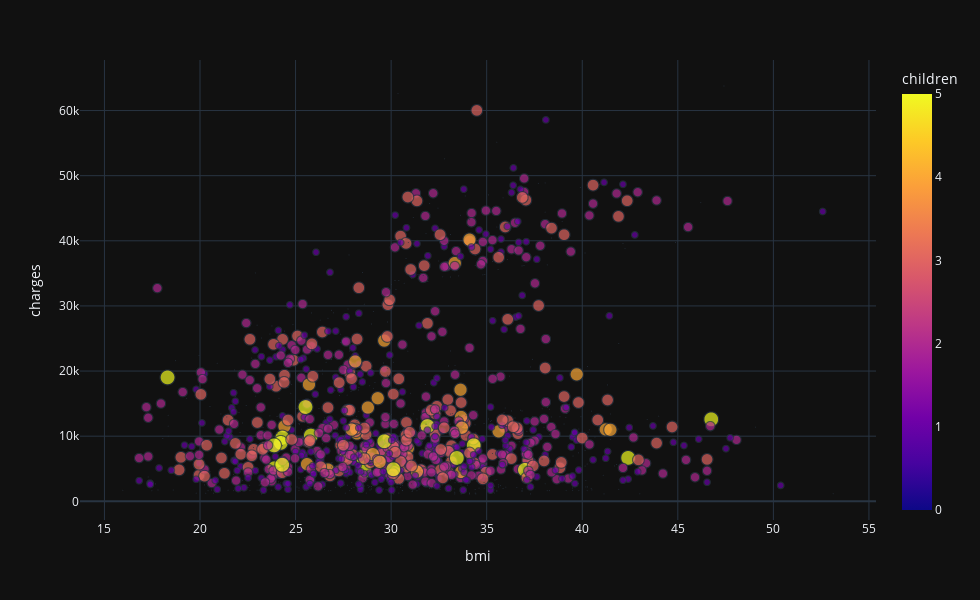

Notebook code cell kept with this figure:
### Code cell
fig = px.scatter(data,
                 x='bmi',y='charges',size='children',color='children',hover_name='region', size_max=15,template = 'plotly_dark')
fig.update_layout(autosize=False,width=980,height=600,)
fig.show()

### Figure 1 — Plotly figure (JSON) as saved in the notebook; plotly's stock layout.template omitted (floating-point values rounded to 4 significant figures; data arrays with more than 128 entries replaced by an {"elided": "..."} marker saying what was removed)
{"data": [{"hovertemplate": "<b>%{hovertext}</b><br><br>bmi=%{x}<br>charges=%{y}<br>children=%{marker.color}<extra></extra>", "hovertext": {"elided": "1338 str values"}, "legendgroup": "", "marker": {"color": {"elided": "1338 int values"}, "coloraxis": "coloraxis", "size": {"elided": "1338 int values"}, "sizemode": "area", "sizeref": 0.02222, "symbol": "circle"}, "mode": "markers", "name": "", "showlegend": false, "type": "scattergl", "x": {"elided": "1338 float values"}, "xaxis": "x", "y": {"elided": "1338 float values"}, "yaxis": "y"}], "layout": {"autosize": false, "coloraxis": {"colorbar": {"title": {"text": "children"}}, "colorscale": [[0, "#0d0887"], [0.1111, "#46039f"], [0.2222, "#7201a8"], [0.3333, "#9c179e"], [0.4444, "#bd3786"], [0.5556, "#d8576b"], [0.6667, "#ed7953"], [0.7778, "#fb9f3a"], [0.8889, "#fdca26"], [1, "#f0f921"]]}, "height": 600, "legend": {"itemsizing": "constant", "tracegroupgap": 0}, "margin": {"t": 60}, "width": 980, "xaxis": {"anchor": "y", "domain": [0, 1], "title": {"text": "bmi"}}, "yaxis": {"anchor": "x", "domain": [0, 1], "title": {"text": "charges"}}}}
